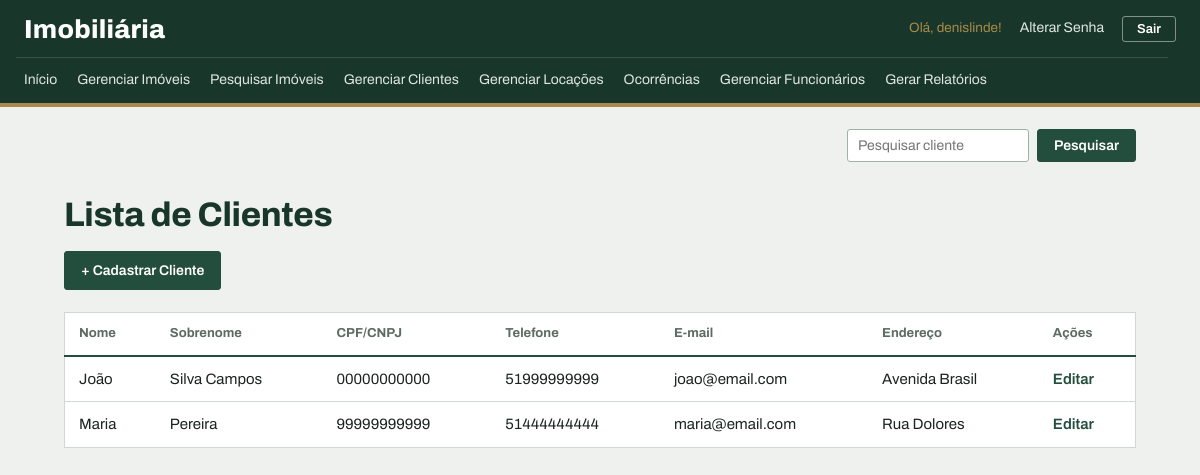
The app's page /clientes/ (signed in) with its own data.
### meu_app/models.py (models this page shows, shortened)
class Cliente(models.Model):
    nome = models.CharField(max_length=100)
    sobrenome = models.CharField(max_length=100)
    cpf = models.CharField(max_length=18, unique=True, verbose_name="CPF/CNPJ")
    telefone = models.CharField(max_length=20)
    email = models.EmailField(blank=True, verbose_name="E-mail")
    endereco = models.CharField(
        max_length=200, null=True, verbose_name="Endereço")
    data_cadastro = models.DateTimeField(auto_now_add=True)

### meu_app/views.py (the view)
# urls.py: path('clientes/', views.listar_clientes, name='listar_clientes'),
@login_required
def listar_clientes(request):
    nome_da_pesquisa = request.GET.get('nome_da_pesquisa', '')
    clientes = Cliente.objects.filter(
        nome__icontains=nome_da_pesquisa
    ).order_by(Lower('nome'))
    dados = {
        'clientes': clientes,
        'nome_da_pesquisa': nome_da_pesquisa,
    }
    return render(request, 'listar_clientes.html', dados)

### meu_app/templates/listar_clientes.html (shortened to what this page needs)
{% load static %}
<!DOCTYPE html>
<html lang="pt-br">
<head>
    <link rel="stylesheet" href="{% static 'css/style.css' %}">
</head>
<body>
    {% include '_menu.html'%}
    <div class="form-pesquisa">
        <form method="GET">
            <input type="text" name="nome_da_pesquisa" placeholder="Pesquisar cliente" value='{{ nome_da_pesquisa }}'>
            <button type="submit">Pesquisar</button>
        </form>
    </div>
    <h1> Lista de Clientes </h1>
    <div class="acoes-topo">
        <a href="{% url 'cadastrar_cliente' %}" class="botao-novo"> + Cadastrar Cliente </a>
    </div>
    <div class="lista-funcionario">
        <table border="">
            <thead>
                <tr>
                    <th>Nome</th>
                    <th>Sobrenome</th>
                    <th>CPF/CNPJ</th>
                    <th>Telefone</th>
                    <th>E-mail</th>
                    <th>Endereço</th>
                    <th>Ações</th>
                </tr>
            </thead>
            <tbody>
                {% for cliente in clientes %}
                <tr>
                    <td> {{ cliente.nome }} </td>
                    <td> {{ cliente.sobrenome }} </td>
                    <td> {{ cliente.cpf }} </td>
                    <td> {{ cliente.telefone }} </td>
                    <td> {{ cliente.email }} </td>
                    <td> {{ cliente.endereco }} </td>
                    <td>
                        <a href="{% url 'editar_cliente' cliente.id %}"> Editar </a>
                    </td>
                </tr>
                {% endfor %}
            </tbody>
        </table>
    </div>
</body>
</html>

### meu_app/templates/_menu.html (shortened to what this page needs)
<nav>
    <div>
        <a href="{% url 'index' %}"> Início </a>
        <a href="{% url 'listar_imoveis' %}"> Gerenciar Imóveis </a>
        <a href="{% url 'pesquisar_imoveis' %}"> Pesquisar Imóveis </a>
        <a href="{% url 'listar_clientes' %}"> Gerenciar Clientes </a>
        <a href="{% url 'listar_locacoes' %}"> Gerenciar Locações </a>
        <a href="{% url 'listar_ocorrencias' %}"> Ocorrências </a>
        {% if user.is_superuser %}
            <a href="{% url 'listar_funcionarios' %}"> Gerenciar Funcionários </a>
            <a href="{% url 'gerar_relatorio' %}"> Gerar Relatórios </a>
        {% endif %}
    </div>
    <div class="usuario-menu">
        {% if user.is_authenticated %}
            <span>Olá, {{ user.username }}!</span>
            <a href="{% url 'alterar_senha' %}">Alterar Senha</a>
            <form method="post" action="{% url 'logout' %}">
                <button type="submit" class="link-logout">Sair</button>
            </form>
        {% else %}
            <a href="{% url 'login' %}">Entrar</a>
        {% endif %}
    </div>
</nav>

### meu_app/static/css/style.css (style rules this page uses)
:root { --floresta: #234d3c; --floresta-escuro: #183629; --latao: #a88b4a; --papel: #eef1ee; --branco: #ffffff; --linha: #cfd8d2; --linha-forte: #9fb2a6; --tinta: #1b2420; --tinta-suave: #5d6b64; --alerta: #9e3a2a; --destaque-linha: #f3f6f3; --coluna: 1120px; --raio: 3px; }
body { margin: 0; background-color: var(--papel); color: var(--tinta); font-family: 'Archivo', 'Segoe UI', Arial, sans-serif; font-size: 15px; line-height: 1.5; font-variant-numeric: tabular-nums; }
h1 { max-width: var(--coluna); margin: 34px auto 18px auto; padding: 0 24px; box-sizing: border-box; text-align: left; color: var(--floresta-escuro); font-size: 34px; font-weight: 750; font-stretch: 75%; line-height: 1.1; letter-spacing: -0.01em; }
a { color: var(--floresta); }
nav { display: flex; flex-wrap: wrap; align-items: center; background-color: var(--floresta-escuro); border-bottom: 4px solid var(--latao); padding: 0 24px; }
nav::before { content: "Imobiliária"; order: 1; color: var(--branco); font-size: 26px; font-weight: 800; font-stretch: 62%; letter-spacing: 0.01em; padding: 10px 0 8px 0; }
.usuario-menu { order: 2; margin-left: auto; display: flex; align-items: center; gap: 12px; color: var(--latao); font-size: 13.5px; white-space: nowrap; }
nav > div:first-child { order: 3; flex-basis: 100%; display: flex; flex-wrap: wrap; gap: 4px; border-top: 1px solid rgba(255, 255, 255, 0.14); padding: 4px 0; margin-left: -8px; }
nav a { text-decoration: none; color: #dfe7e2; padding: 7px 8px; font-size: 14px; white-space: nowrap; border-bottom: 2px solid transparent; }
.usuario-menu a { padding: 4px 6px; }
.usuario-menu form { display: inline; margin: 0; }
.link-logout { background-color: transparent; color: var(--branco); border: 1px solid rgba(255, 255, 255, 0.45); border-radius: var(--raio); padding: 5px 14px; font-size: 13px; font-weight: 600; font-family: inherit; cursor: pointer; }
button, .botao-novo { display: inline-block; background-color: var(--floresta); color: var(--branco); border: 1px solid var(--floresta); border-radius: var(--raio); padding: 8px 16px; font-size: 14px; font-family: inherit; font-weight: 600; text-decoration: none; cursor: pointer; }
.acoes-topo { display: flex; flex-wrap: wrap; justify-content: flex-start; gap: 8px; max-width: var(--coluna); margin: 0 auto 22px auto; padding: 0 24px; box-sizing: border-box; }
input[type="text"], input[type="number"], input[type="email"], input[type="password"], input[type="date"], select, textarea { padding: 8px 10px; border: 1px solid var(--linha-forte); border-radius: var(--raio); background-color: var(--branco); font-size: 14px; font-family: inherit; color: var(--tinta); }
.form-pesquisa { display: flex; justify-content: flex-end; max-width: var(--coluna); margin: 0 auto; padding: 22px 24px 0 24px; box-sizing: border-box; }
.form-pesquisa form { display: flex; flex-wrap: wrap; align-items: center; gap: 8px; }
.lista-funcionario { display: flex; flex-direction: column; align-items: flex-start; max-width: var(--coluna); margin: 0 auto 56px auto; padding: 0 24px; box-sizing: border-box; overflow-x: auto; }
table { width: 100%; border-collapse: collapse; text-align: left; background-color: var(--branco); border: 1px solid var(--linha); }
th, td { padding: 11px 14px; border: none; border-bottom: 1px solid var(--linha); }
th { background-color: var(--branco); color: var(--tinta-suave); font-size: 13px; font-weight: 700; border-bottom: 2px solid var(--floresta); white-space: nowrap; }
td a { color: var(--floresta); font-weight: 600; text-decoration: none; }

### records on screen
Cliente: nome "João", sobrenome "Silva Campos", cpf "00000000000", telefone "51999999999", email "joao@email.com", endereco "Avenida Brasil"
Cliente: nome "Maria", sobrenome "Pereira", cpf "99999999999", telefone "51444444444", email "maria@email.com", endereco "Rua Dolores"

### other values on screen
{{ user.username }} "denislinde"
